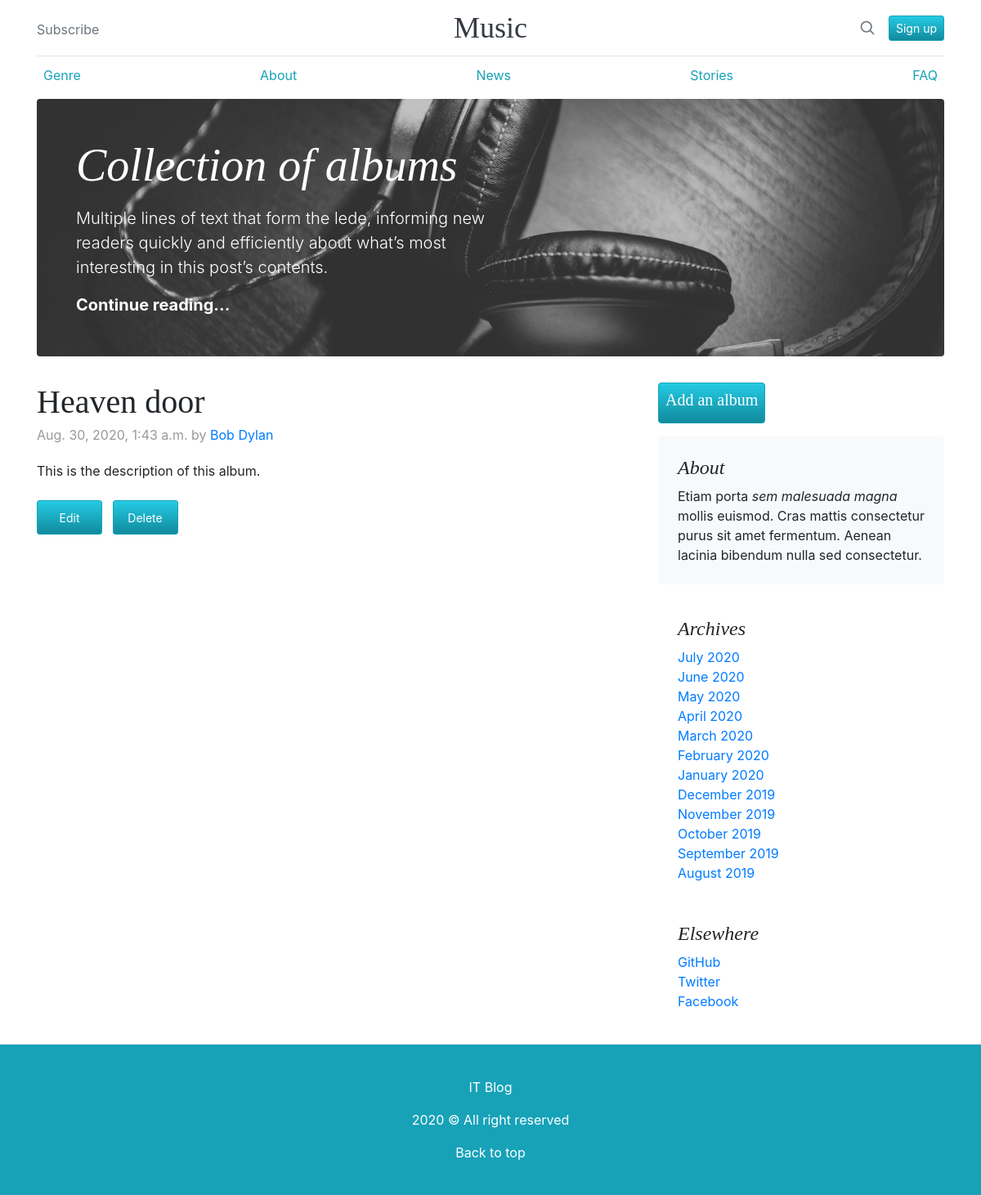
Screenshot of /detail/3/ with the database file from the repository.
### music/models.py (models this page shows, shortened)
class Music(models.Model):
    title = models.CharField(max_length=64, null=True)
    author = models.CharField(max_length=100, null=True)
    genre = models.CharField(max_length=64, null=True)
    artist = models.ForeignKey('auth.user', on_delete=models.CASCADE, null=True)
    body = models.TextField(null=True)
    time = models.DateTimeField(auto_now=True)

### music/views.py (the view)
# urls.py: path('detail/<int:pk>/', MusicDetailView.as_view(), name='detail'),
class MusicDetailView(DetailView):
    template_name = "detail.html"
    model = Music

### templates/detail.html (shortened to what this page needs)
{% extends 'base.html'%}
{% block content %}
<div class="blog-post">
    <h2 class="blog-post-title">{{object.title}}</h2>
    <p class="blog-post-meta">{{object.time}} by <a href="#">{{object.author}}</a></p>
    <p>{{object.body}}</p>
    <a class="btn btn-sm btn-info btn-pad" href="/detail/{{object.id}}/edit">Edit</a>
    <a class="btn btn-sm btn-info btn-pad" href="/detail/{{object.id}}/delete">Delete</a>
  </div>
{% endblock content %}

### static/style.css (style rules this page uses)
h1, h2, h3, h4, h5, h6 { font-family: "Playfair Display", Georgia, "Times New Roman", serif; }
.btn-pad { padding: 0.6rem !important; margin: 0.5rem 0.5rem 0.5rem 0; width: 5rem; background-color: linear-g; }
.btn-info { background-image: linear-gradient(to bottom, #25cbe4 , #118a9d); }
.blog-post { margin-bottom: 4rem; }
.blog-post-title { margin-bottom: .25rem; font-size: 2.5rem; }
.blog-post-meta { margin-bottom: 1.25rem; color: #999; }

### rows the page displays
Music: title "Heaven door", time "Aug. 30, 2020, 1:43 a.m.", author "Bob Dylan", body "This is the description of this album."
